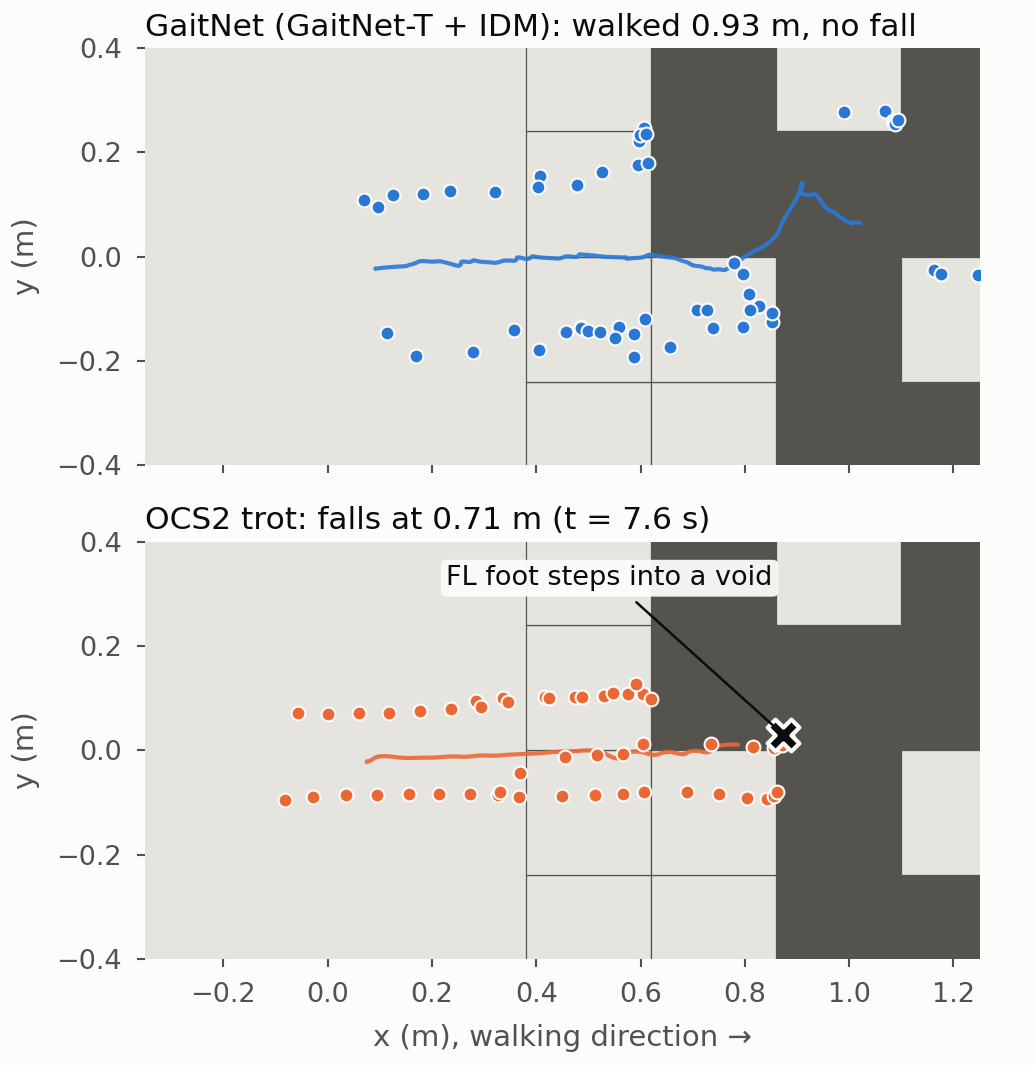

The script that saved this image:
"""Footholds of GaitNet and of OCS2's trot on the same 60 %-void Gazebo world (ground-truth terrain, 0.1 m/s).

Data: campaign trials cp_gt_gnfull_d60_v0.10_t5 and cp_gt_trot_d60_v0.10_t5 (gaitnet-runs/idm/campaign_1), world
gridvoid24_60_s5.world. Touchdowns come from the 50 Hz ground-truth foot positions (monitor.csv) with the rule of
inv/loop/idm/landing_events_z.py: a foot is down on a tile top at z = 0.32 m (0.30 m pillar + 2 cm foot radius); a
swing starts when z rises above 0.33 m and ends when it comes back below. A foot in a void is the first sample below
0.25 m (the trial's termination rule); the marker sits where that foot crossed the tile-top level on the way down.

    python footholds_dense_voids.py [out_stem]
"""
import re
import sys
from pathlib import Path

import numpy as np
import matplotlib
matplotlib.use("Agg")
import matplotlib.pyplot as plt
from matplotlib.patches import Rectangle

RUNS = Path("/scratch/sselvaraj/gaitnet-runs")
WORLD = RUNS / "worlds/gridvoid24_60_s5.world"
TRIALS = [("cp_gt_gnfull_d60_v0.10_t5", "GaitNet (GaitNet-T + IDM)", "#2a78d6"),
          ("cp_gt_trot_d60_v0.10_t5", "OCS2 trot", "#eb6834")]
FAIL_MARK = INK_MARK = "#0b0b0b"   # ink, not status red: red sits too close to the trot orange (validator: normal-vision dE 10.8)
SURFACE, INK, INK2 = "#fcfcfb", "#0b0b0b", "#52514e"
TILE_FILL, VOID_FILL = "#e6e4de", "#55534e"
SURF_Z, DOWN_Z, VOID_Z = 0.30, 0.33, 0.25
FEET = ("fl", "fr", "rl", "rr")
X_LIM, Y_LIM = (-0.35, 1.25), (-0.40, 0.40)


def read_world(path):
    txt = path.read_text()
    tiles = [(float(x), float(y)) for x, y in re.findall(r'<link name="t\d+">\s*<pose>([-\d.]+) ([-\d.]+) ', txt)]
    pad = re.search(r'<link name="start_pad">\s*<pose>([-\d.]+) ([-\d.]+) [-\d.]+ .*?</pose>\s*<collision name="c">'
                    r'<geometry><box><size>([\d.]+) ([\d.]+)', txt, re.S)
    return tiles, tuple(float(v) for v in pad.groups())


def read_monitor(path):
    with open(path) as f:
        cols = f.readline().strip().split(",")
    a = np.genfromtxt(path, delimiter=",", skip_header=1)
    a = a[a[:, cols.index("t")] > 0]
    return {c: a[:, i] for i, c in enumerate(cols)}


def touchdowns(m):
    """Touchdowns before the trial ends (first foot in a void, if any): the foot comes back below 0.33 m and stays on
    the tile-top level (0.29-0.335 m) for the next 3 samples (60 ms), so a foot passing down into a void is not one."""
    void = None
    for f in FEET:
        z, x, y = m[f"foot_{f}_z"], m[f"foot_{f}_x"], m[f"foot_{f}_y"]
        below = np.where(z < VOID_Z)[0]
        if len(below) and (void is None or m["t"][below[0]] < void[3]):
            k = below[0]
            while k > 0 and z[k - 1] < SURF_Z:
                k -= 1
            void = (x[k], y[k], f, m["t"][below[0]])
    t_end = m["t"][-1] if void is None else void[3]
    out = []
    for f in FEET:
        z, x, y = m[f"foot_{f}_z"], m[f"foot_{f}_x"], m[f"foot_{f}_y"]
        up = z > DOWN_Z
        for k in np.where(up[:-1] & ~up[1:])[0] + 1:
            stays = z[k:k + 3]
            if m["t"][k] < t_end and len(stays) == 3 and np.all((stays > SURF_Z - 0.01) & (stays < DOWN_Z + 0.005)):
                out.append((x[k], y[k], f))
    return out, void


def main(stem):
    tiles, (pad_x, pad_y, pad_l, pad_w) = read_world(WORLD)
    plt.rcParams.update({"font.size": 7, "axes.titlesize": 7.5, "axes.labelsize": 7, "xtick.labelsize": 6.5,
                         "ytick.labelsize": 6.5, "font.family": "DejaVu Sans"})
    fig, axes = plt.subplots(2, 1, figsize=(3.45, 3.55), sharex=True, constrained_layout=True)
    fig.patch.set_facecolor(SURFACE)
    for ax, (name, label, color) in zip(axes, TRIALS):
        ax.set_facecolor(VOID_FILL)
        ax.add_patch(Rectangle((pad_x - pad_l / 2, pad_y - pad_w / 2), pad_l, pad_w, fc=TILE_FILL, ec="none", zorder=1))
        for tx, ty in tiles:
            ax.add_patch(Rectangle((tx - 0.12, ty - 0.12), 0.24, 0.24, fc=TILE_FILL, ec=VOID_FILL, lw=0.3, zorder=1))
        m = read_monitor(RUNS / "idm/campaign_1" / name / "monitor.csv")
        tds, void = touchdowns(m)
        end = len(m["t"]) if void is None else np.searchsorted(m["t"], void[3])
        ax.plot(m["x"][:end], m["y"][:end], color=color, lw=1.0, alpha=0.9, zorder=2, solid_capstyle="round")
        xs = np.array([t[0] for t in tds]); ys = np.array([t[1] for t in tds])
        ax.scatter(xs, ys, s=11, color=color, edgecolors=SURFACE, linewidths=0.5, zorder=3)
        dist = (m["x"][end - 1] - m["x"][0])
        if void is None:
            status = f"walked {dist:.2f} m, no fall"
        else:
            vx, vy, vf, vt = void
            ax.scatter([vx], [vy], s=58, marker="X", color=FAIL_MARK, edgecolors=SURFACE, linewidths=1.0, zorder=4)
            ax.annotate(f"{vf.upper()} foot steps into a void", (vx, vy), xytext=(vx - 0.02, Y_LIM[1] - 0.07),
                        ha="right", va="center", fontsize=6.5, color=INK, zorder=5,
                        bbox=dict(boxstyle="round,pad=0.2", fc=SURFACE, ec="none", alpha=0.95),
                        arrowprops=dict(arrowstyle="-", color=INK, lw=0.6))
            status = f"falls at {dist:.2f} m (t = {vt - m['t'][0]:.1f} s)"
        ax.set_title(f"{label}: {status}", loc="left", color=INK, pad=3)
        ax.set_xlim(*X_LIM); ax.set_ylim(*Y_LIM); ax.set_aspect("equal")
        ax.set_ylabel("y (m)", color=INK2)
        for s in ax.spines.values():
            s.set_visible(False)
        ax.tick_params(colors=INK2, length=2, width=0.5)
    axes[-1].set_xlabel("x (m), walking direction →", color=INK2)
    for ext in ("pdf", "png"):
        fig.savefig(f"{stem}.{ext}", dpi=300, facecolor=SURFACE)
    print(f"{stem}.pdf / .png")


if __name__ == "__main__":
    main(sys.argv[1] if len(sys.argv) > 1 else str(Path(__file__).with_name("footholds_dense_voids")))
